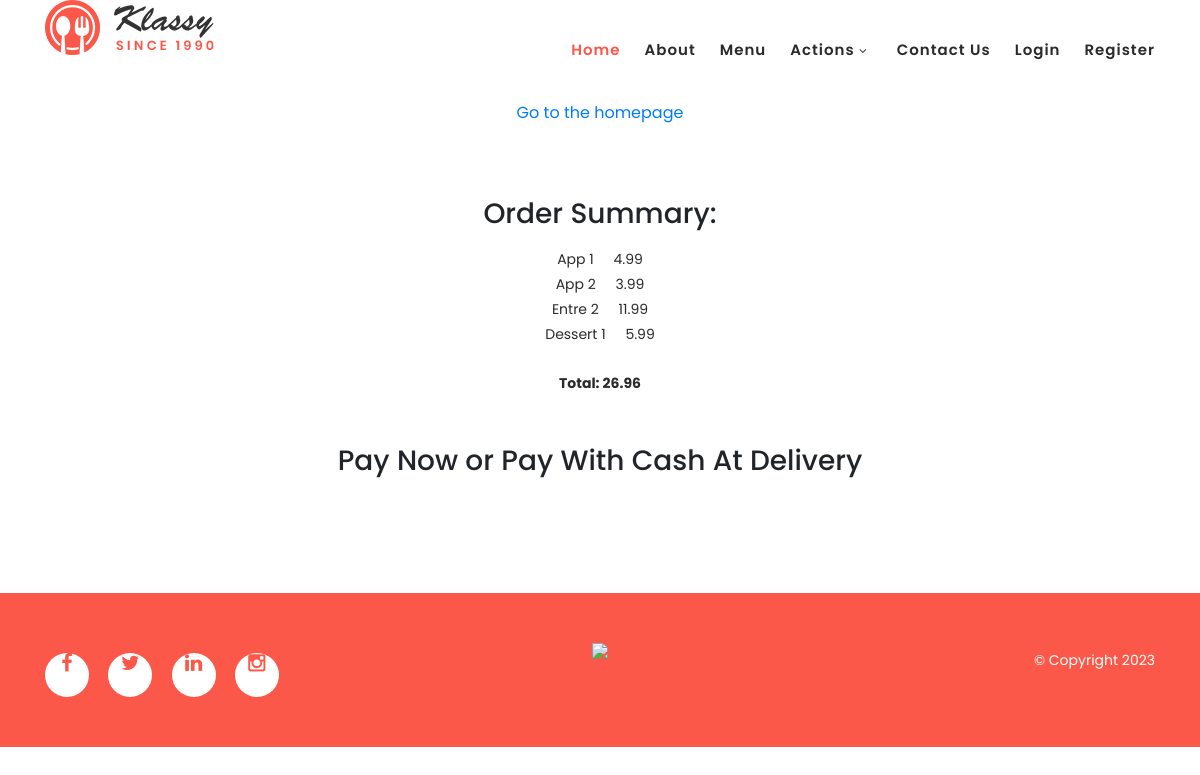
Page /order-confirmation/8 on the earlier database version.
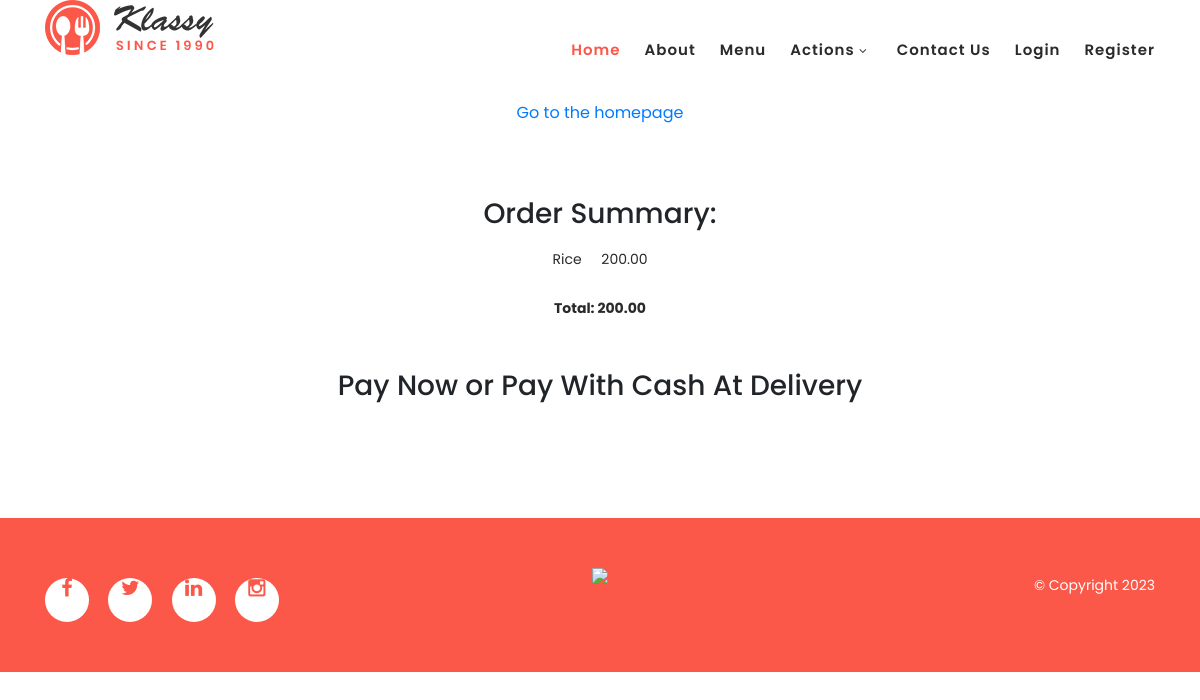
Same page on the later database version.
### customer/models.py (models this page shows, shortened)
class MenuItem(models.Model):
    name = models.CharField(max_length=100)
    description = models.TextField()
    image = models.ImageField(upload_to='menu_images/')
    price = models.DecimalField(max_digits=5, decimal_places=2)
    category = models.ManyToManyField('Category', related_name='item')

class OrderModel(models.Model):
    created_on = models.DateTimeField(auto_now_add=True)
    price = models.DecimalField(max_digits=7, decimal_places=2)
    items = models.ManyToManyField(
        'MenuItem', related_name='order', blank=True)
    name = models.CharField(max_length=50, blank=True)
    email = models.CharField(max_length=50, blank=True)
    street = models.CharField(max_length=50, blank=True)
    city = models.CharField(max_length=50, blank=True)
    state = models.CharField(max_length=15, blank=True)
    zip_code = models.IntegerField(blank=True, null=True)
    is_paid = models.BooleanField(default=False)

### customer/views.py (the view, shortened to what this page needs)
# urls.py: path('order-confirmation/<int:pk>', OrderConfirmation.as_view(),
class OrderConfirmation(View):
    def get(self, request, pk, *args, **kwargs):
        order = OrderModel.objects.get(pk=pk)
        context = {
            'pk': order.pk,
            'items': order.items,
            'price': order.price,
        }
        return render(request, 'customer/order_confirmation.html', context)

### customer/templates/customer/order_confirmation.html (shortened to what this page needs)
{% extends 'customer/base.html' %}
{% block content %}
<div class="container mb-5">
    <div class="row justify-content-center mt-1">
        <div class="col-md-5 col-sm-12 p-4 text-center">
            <h1>Order Submitted!</h1>
            <p>You should receive a confirmation email soon.</p>
            <a href="{% url 'index' %}">Go to the homepage</a>
        </div>
    </div>
    <div class="row justify-content-center mt-5">
        <div class="col-md-5 col-sm-12 text-center">
            <h3 class="pb-3">Order Summary:</h3>
            {% for item in items.all %}
                <p>{{ item.name }} <span class="pl-3">{{ item.price }}</span></p>
            {% endfor %}
            <p class="font-weight-bold pt-4">Total: {{ price }}</p>
        </div>
    </div>
    <div class="row justify-content-center pb-2 pt-5">
        <div class="col-md-6 text-center">
            <h3>Pay Now or Pay With Cash At Delivery</h3>
        </div>
    </div>
    <div class="row justify-content-center pb-5">
    </div>
</div>
{% endblock content %}

Differences in the rows shown:
no longer on this page (row edited): MenuItem: name "App 1", price "4.99"
removed MenuItem: name "App 2", price "3.99"
no longer on this page (row edited): MenuItem: name "Entre 2", price "11.99"
removed MenuItem: name "Dessert 1", price "5.99"
added MenuItem: name "Rice", price "200.00"
changed OrderModel: price "26.96" → "200.00"
